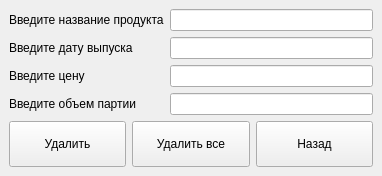
<?xml version="1.0" encoding="UTF-8"?>
<ui version="4.0">
 <class>DeleteWindow</class>
 <widget class="QMainWindow" name="DeleteWindow">
  <property name="geometry">
   <rect>
    <x>0</x>
    <y>0</y>
    <width>382</width>
    <height>176</height>
   </rect>
  </property>
  <property name="windowTitle">
   <string>Удалание продукта</string>
  </property>
  <widget class="QWidget" name="centralwidget">
   <layout class="QVBoxLayout" name="verticalLayout">
    <item>
     <layout class="QFormLayout" name="formLayout">
      <item row="0" column="0">
       <widget class="QLabel" name="label">
        <property name="text">
         <string>Введите название продукта</string>
        </property>
       </widget>
      </item>
      <item row="1" column="0">
       <widget class="QLabel" name="label_2">
        <property name="text">
         <string>Введите дату выпуска</string>
        </property>
       </widget>
      </item>
      <item row="2" column="0">
       <widget class="QLabel" name="label_3">
        <property name="text">
         <string>Введите цену</string>
        </property>
       </widget>
      </item>
      <item row="3" column="0">
       <widget class="QLabel" name="label_4">
        <property name="text">
         <string>Введите объем партии</string>
        </property>
       </widget>
      </item>
      <item row="0" column="1">
       <widget class="QLineEdit" name="lineEdit_name"/>
      </item>
      <item row="1" column="1">
       <widget class="QLineEdit" name="lineEdit_entry"/>
      </item>
      <item row="2" column="1">
       <widget class="QLineEdit" name="lineEdit_price"/>
      </item>
      <item row="3" column="1">
       <widget class="QLineEdit" name="lineEdit_production"/>
      </item>
     </layout>
    </item>
    <item>
     <layout class="QHBoxLayout" name="horizontalLayout">
      <item>
       <widget class="QPushButton" name="pushButton_delete">
        <property name="maximumSize">
         <size>
          <width>16777215</width>
          <height>50</height>
         </size>
        </property>
        <property name="text">
         <string>Удалить</string>
        </property>
       </widget>
      </item>
      <item>
       <widget class="QPushButton" name="pushButton_deleteall">
        <property name="maximumSize">
         <size>
          <width>16777215</width>
          <height>50</height>
         </size>
        </property>
        <property name="text">
         <string>Удалить все</string>
        </property>
       </widget>
      </item>
      <item>
       <widget class="QPushButton" name="pushButton_back">
        <property name="maximumSize">
         <size>
          <width>16777215</width>
          <height>50</height>
         </size>
        </property>
        <property name="text">
         <string>Назад</string>
        </property>
       </widget>
      </item>
     </layout>
    </item>
   </layout>
  </widget>
 </widget>
 <resources/>
 <connections/>
</ui>
